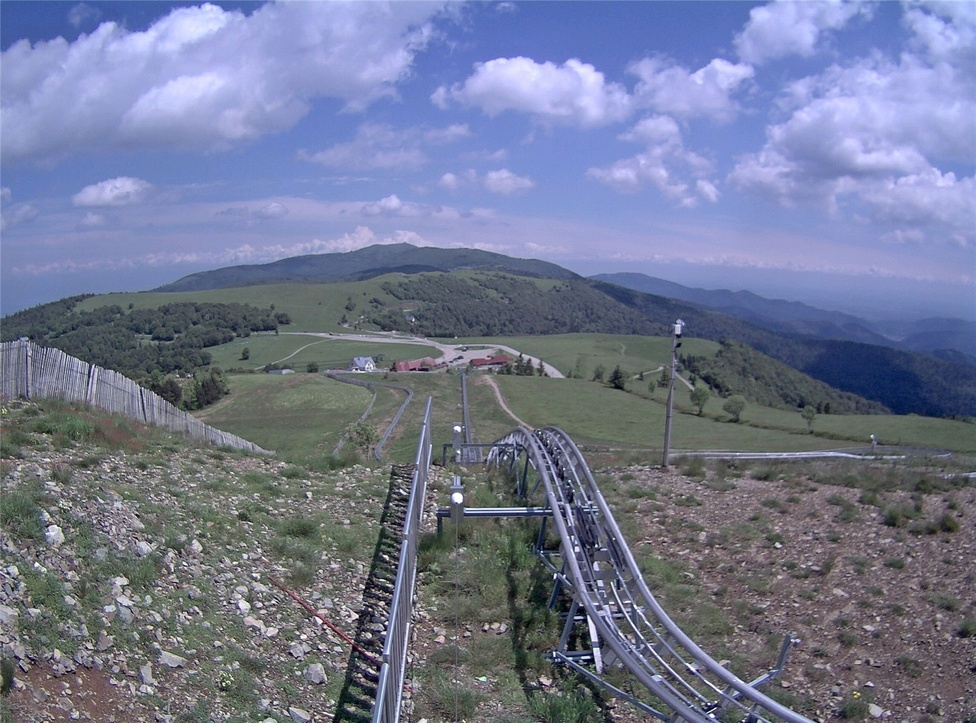
#> input picture images/mrfid/0001-0.jpg, 976 x 723 px, shrunk from 1600 x 1185 before the run; its folder holds only this picture in this run
$ python white_balancing.py
#> lines starting #> are read from the running program, lines starting #| are printed output that depends on the picture
#> in files, I is the input picture: shape (723, 976, 3); mean B, G, R 145.6, 120, 113.3
import os
import cv2
import numpy as np
from skimage import morphology
#레퍼런스
# https://medium.com/@er_95882/colour-vision-lands-experiments-with-colour-constancy-white-balance-and-examples-in-python-93a71d0c4cbe

I_DIR = './images/mrfid'
# 종류에 맞게
O_T_DIR = './wb_result/'
O_GS_DIR = './gs_result/'
O_MPR_DIR = './mpr_result/'
O_R_DIR = './r_result/'


# 화이트 밸런싱 알고리즘 종류

def white_balancing(img):
    res = img
    final = cv2.cvtColor(res, cv2.COLOR_BGR2LAB)
#> final: shape (723, 976, 3); mean of channels 0, 1, 2 128.6, 131.9, 114

    avg_a = np.average(final[:, :, 1])
#> avg_a = 131.9
    avg_b = np.average(final[:, :, 2])
#> avg_b = 114

    for x in range(final.shape[0]):
        for y in range(final.shape[1]):
            l, a, b = final[x, y, :]
            l *= 100 / 255.0
            final[x, y, 1] = a - ((avg_a - 128) * (l / 100.0) * 1.1)
            final[x, y, 2] = b - ((avg_b - 128) * (l / 100.0) * 1.1)
#> final: shape (723, 976, 3); mean of channels 0, 1, 2 128.6, 129.3, 121.2

    final = cv2.cvtColor(final, cv2.COLOR_LAB2BGR)
    # 두개 같이 병합해서 나오기
    # final = np.hstack((res, final))

    return final


def grey_world(image):
    image = image / 255.

    pWhite = 0.05

    # In OpenCV the channels order is Blue-Green-Red
    red = image[:, :, 2]
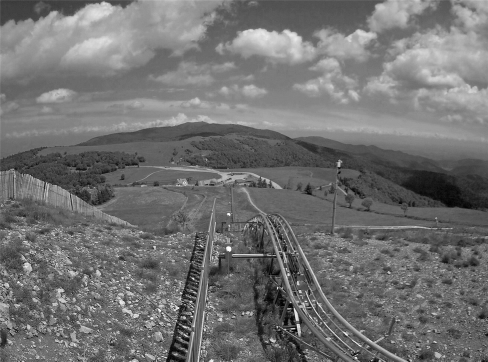
#> red: shape (723, 976) float64 (shown at 1/2 size); min 0, max 1, mean 0.444
    green = image[:, :, 1]
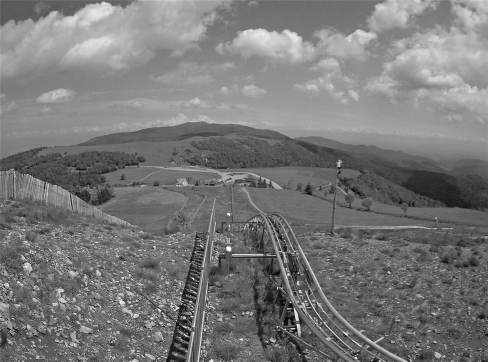
#> green: shape (723, 976) float64 (shown at 1/2 size); min 0, max 1, mean 0.471
    blue = image[:, :, 0]
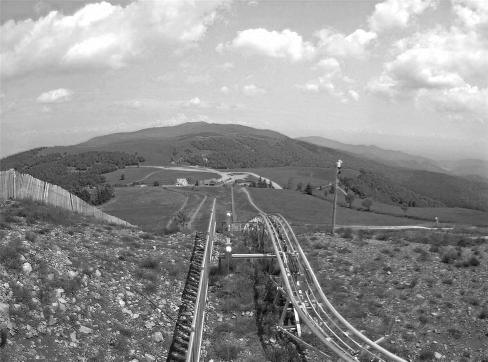
#> blue: shape (723, 976) float64 (shown at 1/2 size); min 0, max 1, mean 0.571

    red = red / np.mean(red)
    green = green / np.mean(green)
    blue = blue / np.mean(blue)

    red_sorted = sorted(red.ravel())
#> red_sorted = 705648 items
    green_sorted = sorted(green.ravel())
#> green_sorted = 705648 items
    blue_sorted = sorted(blue.ravel())
#> blue_sorted = 705648 items

    total = len(red_sorted)
#> total = 705648

    max_index = int(total * (1. - pWhite))
#> max_index = 670365

    image[:, :, 2] = red / red_sorted[max_index]
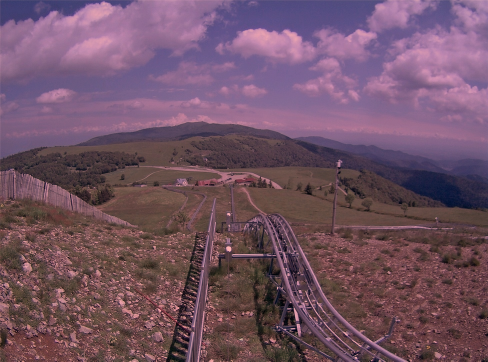
#> image: shape (723, 976, 3) float64 (shown at 1/2 size); mean of channels 0, 1, 2 0.571, 0.471, 0.64; drawn with min black and max white
    image[:, :, 1] = green / green_sorted[max_index]
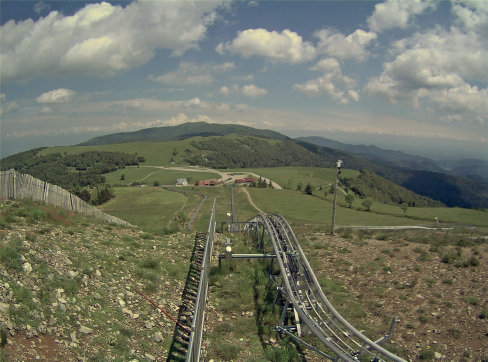
#> image: shape (723, 976, 3) float64 (shown at 1/2 size); mean of channels 0, 1, 2 0.571, 0.659, 0.64; drawn with min black and max white
    image[:, :, 0] = blue / blue_sorted[max_index]

    return image * 255

def max_patch_retinex(image):
    image = image / 255.

    p_white = 0.04
    p_black = 0.0001

    # In OpenCV the channels order is Blue-Green-Red
    red = image[:, :, 2]
    green = image[:, :, 1]
    blue = image[:, :, 0]

    red_sorted = sorted(red.ravel())
#> red_sorted = 705648 items
    green_sorted = sorted(green.ravel())
#> green_sorted = 705648 items
    blue_sorted = sorted(blue.ravel())
#> blue_sorted = 705648 items

    total = len(red_sorted)
#> total = 705648
    max_index = int(total * (1. - p_white))
#> max_index = 677422
    min_index = int(total * p_black)
#> min_index = 70

    max_red = red_sorted[max_index]
#> max_red = 0.71
    max_green = green_sorted[max_index]
#> max_green = 0.725
    max_blue = blue_sorted[max_index]
#> max_blue = 0.937
    min_red = red_sorted[min_index]
#> min_red = 0
    min_green = green_sorted[min_index]
#> min_green = 0
    min_blue = blue_sorted[min_index]
#> min_blue = 0.0275


    red = (red - min_red / (max_red - min_red))
    green = (green - min_green / (max_green - min_green))
    blue = (blue - min_blue / (max_blue - min_blue))


    image[:, :, 2] = red
    image[:, :, 1] = green
    image[:, :, 0] = blue
    return image * 255

def retinex(image):
    r = image[:, :, 2]
    g = image[:, :, 1]
    b = image[:, :, 0]

    max_red = r.max()
#> max_red = 255
    max_green = g.max()
#> max_green = 255
    max_blue = b.max()
#> max_blue = 255

    image[:, :, 0] = np.minimum(b * (max_green / max_blue), 255)
    image[:, :, 2] = np.minimum(r * (max_green / max_red), 255)

    return image

def files(dir=I_DIR):
    names = os.listdir(dir)
    # 정렬화
    names.sort()
    for name in names:
        print(name)
        I = cv2.imread(os.path.join(dir, name))

        result_wb, result_gs, result_mpr, result_r  = white_balancing(I), grey_world(I), max_patch_retinex(I), retinex(I)

        name = name.split('.')[0]
        cv2.imwrite(os.path.join(O_T_DIR, f'{name}_wb.jpg'), result_wb)
        cv2.imwrite(os.path.join(O_GS_DIR, f'{name}_gs.jpg'), result_gs)
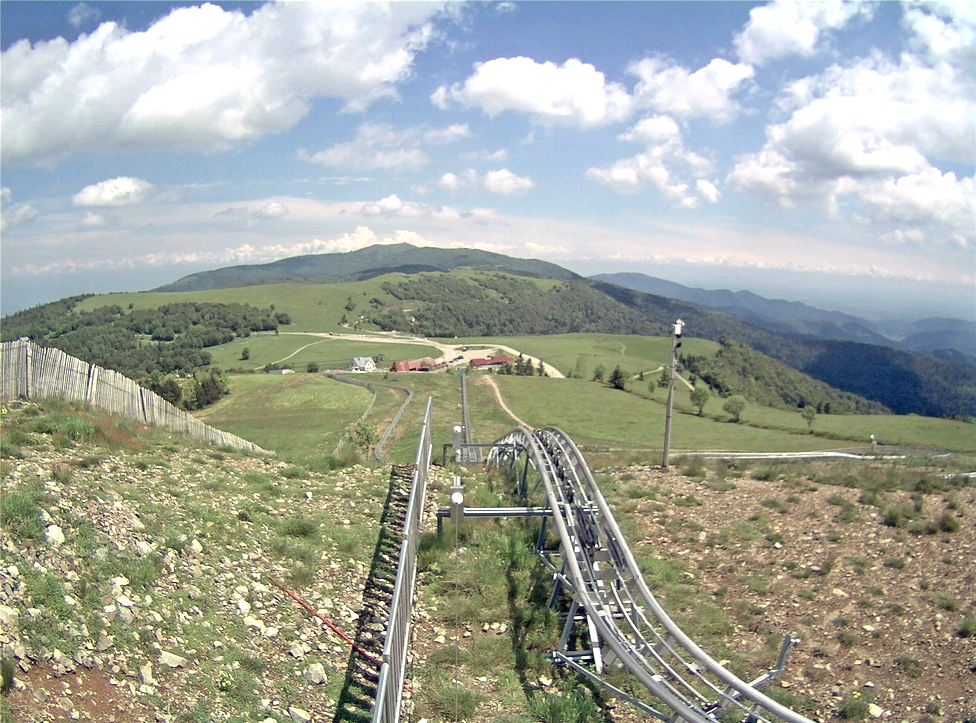
#> saved as 0001-0_gs.jpg: shape (723, 976, 3); mean B, G, R 157.4, 167.1, 162.1
        cv2.imwrite(os.path.join(O_MPR_DIR, f'{name}_mpr.jpg'), result_mpr)
        cv2.imwrite(os.path.join(O_R_DIR, f'{name}_r.jpg'), result_r)


if __name__ == "__main__":
    # file('0001-0.jpg')
    files()

$ run again, on images/mrfid/0001-4.jpg
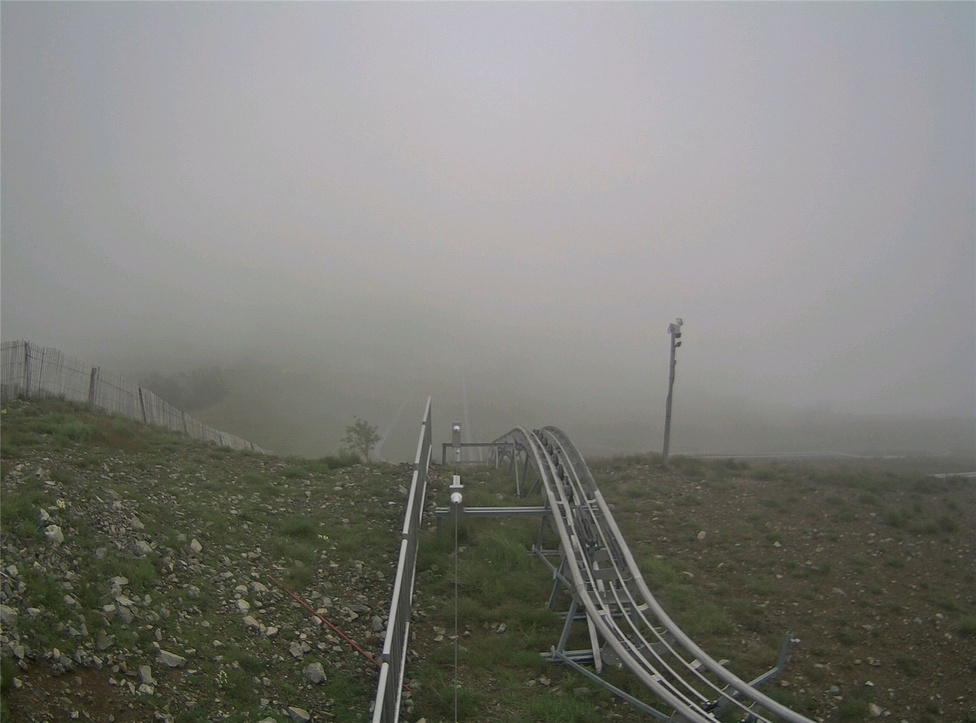
#> input picture images/mrfid/0001-4.jpg, 976 x 723 px, shrunk from 1600 x 1185 before the run
#> in files, I is the input picture: shape (723, 976, 3); mean B, G, R 120.5, 125.5, 125.5
#> avg_a = 127
#> avg_b = 131.1
#> in grey_world, `red = red / np.mean(red)`:
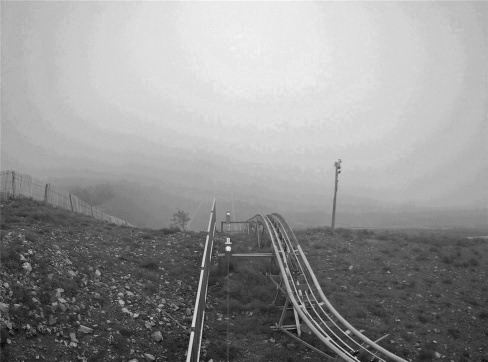
#> red: shape (723, 976) float64 (shown at 1/2 size); min 0.104, max 1.63, mean 1; drawn with min black and max white
#> in grey_world, `red_sorted = sorted(red.ravel())`: red_sorted = 705648 items
#> in grey_world, `total = len(red_sorted)`: total = 705648
#> in grey_world, `max_index = int(total * (1. - pWhite))`: max_index = 670365
#> in max_patch_retinex, `red_sorted = sorted(red.ravel())`: red_sorted = 705648 items
#> in max_patch_retinex, `total = len(red_sorted)`: total = 705648
#> in max_patch_retinex, `max_index = int(total * (1. - p_white))`: max_index = 677422
#> min_index = 70
#> in max_patch_retinex, `max_red = red_sorted[max_index]`: max_red = 0.741
#> in max_patch_retinex, `max_green = green_sorted[max_index]`: max_green = 0.729
#> in max_patch_retinex, `max_blue = blue_sorted[max_index]`: max_blue = 0.745
#> min_red = 0.0824
#> min_blue = 0.0353
#> in max_patch_retinex, `image[:, :, 1] = green`:
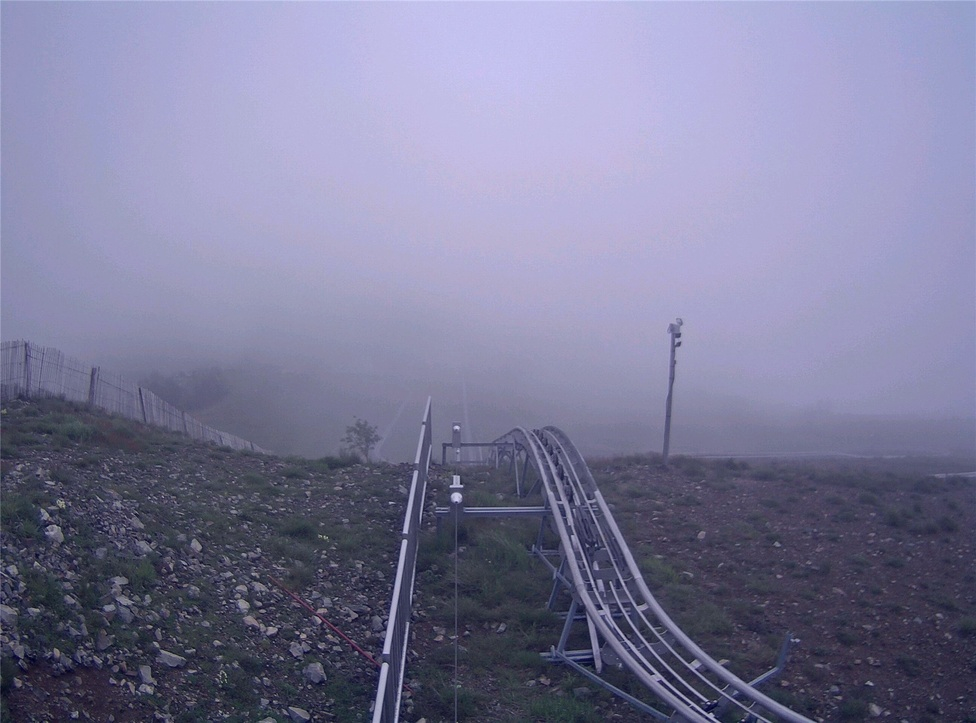
#> image: shape (723, 976, 3) float64; mean of channels 0, 1, 2 0.472, 0.365, 0.367; drawn with min black and max white
#> in retinex, `max_red = r.max()`: max_red = 205
#> in retinex, `max_green = g.max()`: max_green = 206
#> in retinex, `max_blue = b.max()`: max_blue = 212

$ run again, on images/mrfid/0022-0.jpg
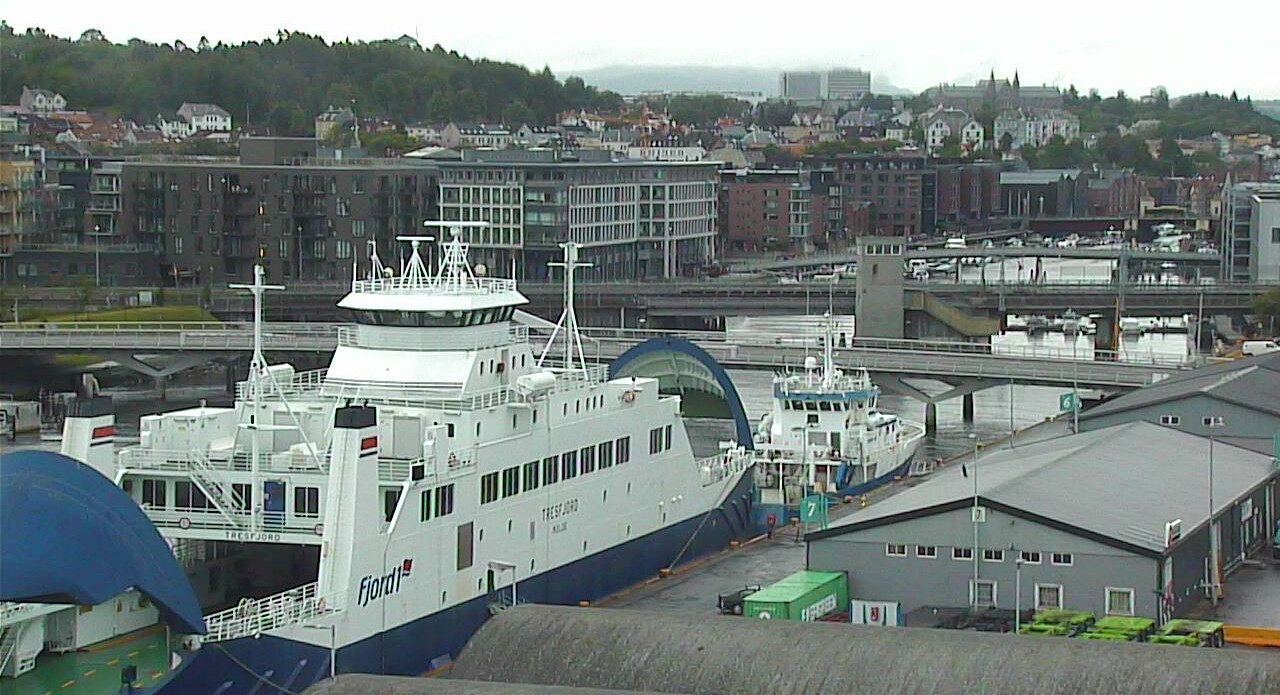
#> input picture images/mrfid/0022-0.jpg, 1280 x 695 px
#> in files, I is the input picture: shape (695, 1280, 3); mean B, G, R 125.2, 128, 117.8
#> avg_a = 123.9
#> avg_b = 128.2
#> in grey_world, `red = image[:, :, 2]`:
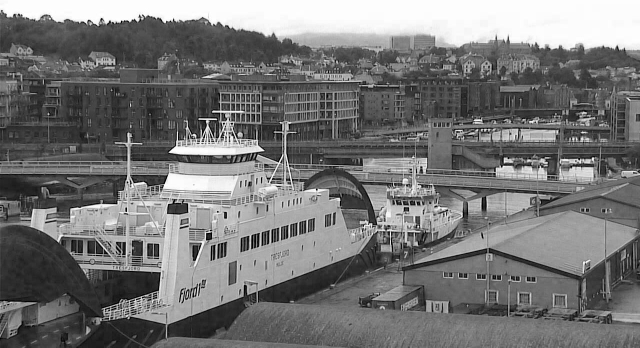
#> red: shape (695, 1280) float64 (shown at 1/2 size); min 0, max 1, mean 0.462
#> in grey_world, `blue = image[:, :, 0]`:
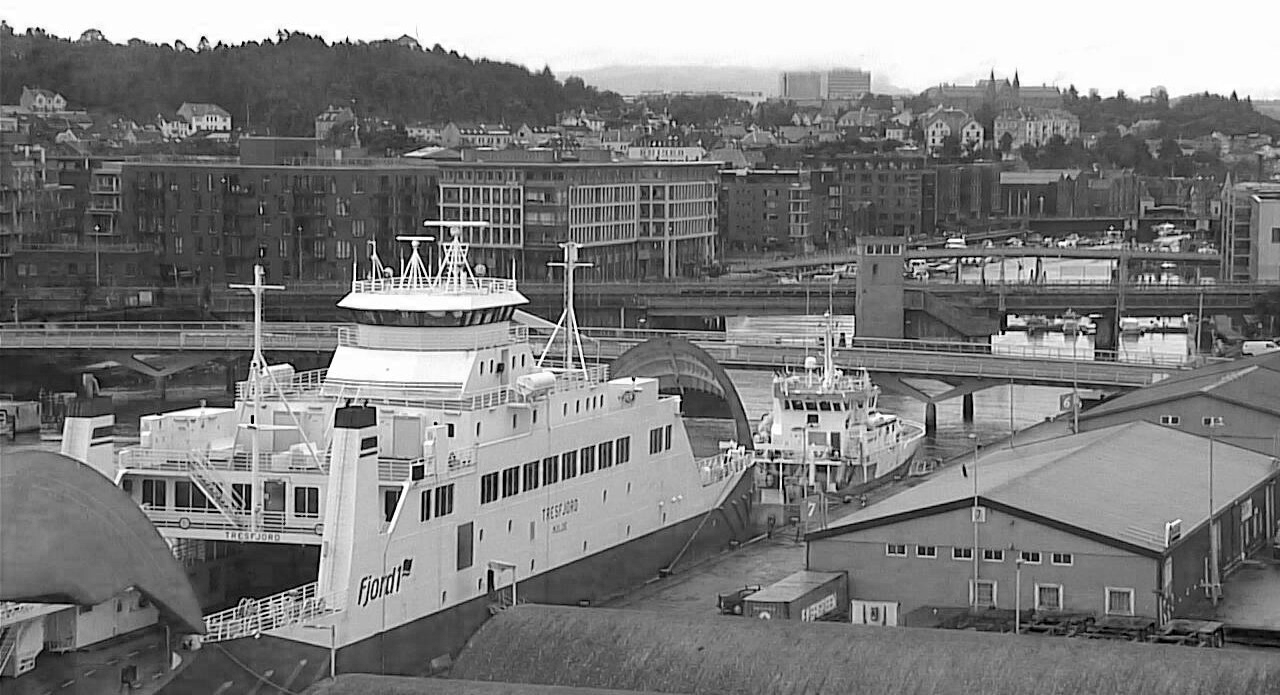
#> blue: shape (695, 1280) float64; min 0, max 1, mean 0.491
#> in grey_world, `red_sorted = sorted(red.ravel())`: red_sorted = 889600 items
#> in grey_world, `total = len(red_sorted)`: total = 889600
#> in grey_world, `max_index = int(total * (1. - pWhite))`: max_index = 845120
#> in max_patch_retinex, `red_sorted = sorted(red.ravel())`: red_sorted = 889600 items
#> in max_patch_retinex, `total = len(red_sorted)`: total = 889600
#> in max_patch_retinex, `max_index = int(total * (1. - p_white))`: max_index = 854016
#> min_index = 88
#> in max_patch_retinex, `max_red = red_sorted[max_index]`: max_red = 0.992
#> in max_patch_retinex, `max_green = green_sorted[max_index]`: max_green = 0.996
#> in max_patch_retinex, `max_blue = blue_sorted[max_index]`: max_blue = 0.992
#> min_red = 0
#> in retinex, `max_red = r.max()`: max_red = 255
